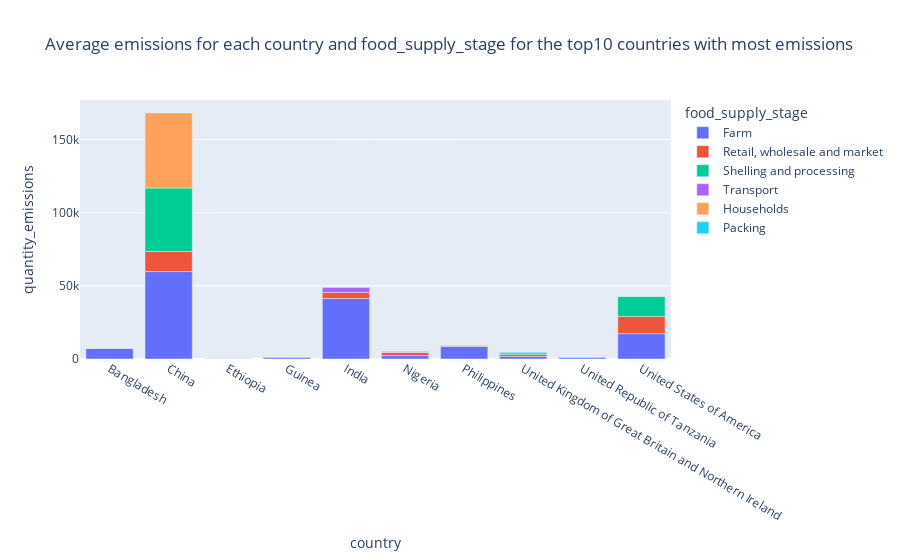

The cell this chart's notebook holds for it:
### Code cell
#Now can you do a plotly bar chart of the top10_emissions_avg
import plotly.express as px

fig = px.bar(top10_emissions_avg, x='country', y='quantity_emissions', color='food_supply_stage', title='Average emissions for each country and food_supply_stage for the top10 countries with most emissions')
fig.show()

### Figure 1 — Plotly figure (JSON) as saved in the notebook; plotly's stock layout.template omitted (floating-point values rounded to 4 significant figures)
{"data": [{"alignmentgroup": "True", "hovertemplate": "food_supply_stage=Farm<br>country=%{x}<br>quantity_emissions=%{y}<extra></extra>", "legendgroup": "Farm", "marker": {"color": "#636efa", "pattern": {"shape": ""}}, "name": "Farm", "offsetgroup": "Farm", "orientation": "v", "showlegend": true, "textposition": "auto", "type": "bar", "x": ["Bangladesh", "China", "Ethiopia", "Guinea", "India", "Nigeria", "Philippines", "United Kingdom of Great Britain and Northern Ireland", "United Republic of Tanzania", "United States of America"], "xaxis": "x", "y": [7169.0, 59750.0, 483.4, 952.0, 41320.0, 2334.0, 8521.0, 1757.0, 979.3, 17320.0], "yaxis": "y"}, {"alignmentgroup": "True", "hovertemplate": "food_supply_stage=Retail, wholesale and market<br>country=%{x}<br>quantity_emissions=%{y}<extra></extra>", "legendgroup": "Retail, wholesale and market", "marker": {"color": "#EF553B", "pattern": {"shape": ""}}, "name": "Retail, wholesale and market", "offsetgroup": "Retail, wholesale and market", "orientation": "v", "showlegend": true, "textposition": "auto", "type": "bar", "x": ["Bangladesh", "China", "Ethiopia", "India", "Nigeria", "Philippines", "United Kingdom of Great Britain and Northern Ireland", "United Republic of Tanzania", "United States of America"], "xaxis": "x", "y": [158.1, 13740.0, 10.48, 4192.0, 2255.0, 553.0, 1333.0, 637.2, 11780.0], "yaxis": "y"}, {"alignmentgroup": "True", "hovertemplate": "food_supply_stage=Shelling and processing<br>country=%{x}<br>quantity_emissions=%{y}<extra></extra>", "legendgroup": "Shelling and processing", "marker": {"color": "#00cc96", "pattern": {"shape": ""}}, "name": "Shelling and processing", "offsetgroup": "Shelling and processing", "orientation": "v", "showlegend": true, "textposition": "auto", "type": "bar", "x": ["Bangladesh", "China", "Ethiopia", "Nigeria", "United Kingdom of Great Britain and Northern Ireland", "United Republic of Tanzania", "United States of America"], "xaxis": "x", "y": [0, 43350.0, 0, 0, 1145.0, 0, 13530.0], "yaxis": "y"}, {"alignmentgroup": "True", "hovertemplate": "food_supply_stage=Transport<br>country=%{x}<br>quantity_emissions=%{y}<extra></extra>", "legendgroup": "Transport", "marker": {"color": "#ab63fa", "pattern": {"shape": ""}}, "name": "Transport", "offsetgroup": "Transport", "orientation": "v", "showlegend": true, "textposition": "auto", "type": "bar", "x": ["Bangladesh", "Ethiopia", "India", "Nigeria", "Philippines", "United Republic of Tanzania"], "xaxis": "x", "y": [125.2, 74.81, 3375.0, 598.3, 434.9, 78.1], "yaxis": "y"}, {"alignmentgroup": "True", "hovertemplate": "food_supply_stage=Households<br>country=%{x}<br>quantity_emissions=%{y}<extra></extra>", "legendgroup": "Households", "marker": {"color": "#FFA15A", "pattern": {"shape": ""}}, "name": "Households", "offsetgroup": "Households", "orientation": "v", "showlegend": true, "textposition": "auto", "type": "bar", "x": ["China"], "xaxis": "x", "y": [51310.0], "yaxis": "y"}, {"alignmentgroup": "True", "hovertemplate": "food_supply_stage=Packing<br>country=%{x}<br>quantity_emissions=%{y}<extra></extra>", "legendgroup": "Packing", "marker": {"color": "#19d3f3", "pattern": {"shape": ""}}, "name": "Packing", "offsetgroup": "Packing", "orientation": "v", "showlegend": true, "textposition": "auto", "type": "bar", "x": ["Philippines", "United Kingdom of Great Britain and Northern Ireland", "United Republic of Tanzania"], "xaxis": "x", "y": [96.37, 488.0, 2.457], "yaxis": "y"}], "layout": {"barmode": "relative", "legend": {"title": {"text": "food_supply_stage"}, "tracegroupgap": 0}, "title": {"text": "Average emissions for each country and food_supply_stage for the top10 countries with most emissions"}, "xaxis": {"anchor": "y", "domain": [0, 1], "title": {"text": "country"}}, "yaxis": {"anchor": "x", "domain": [0, 1], "title": {"text": "quantity_emissions"}}}}
